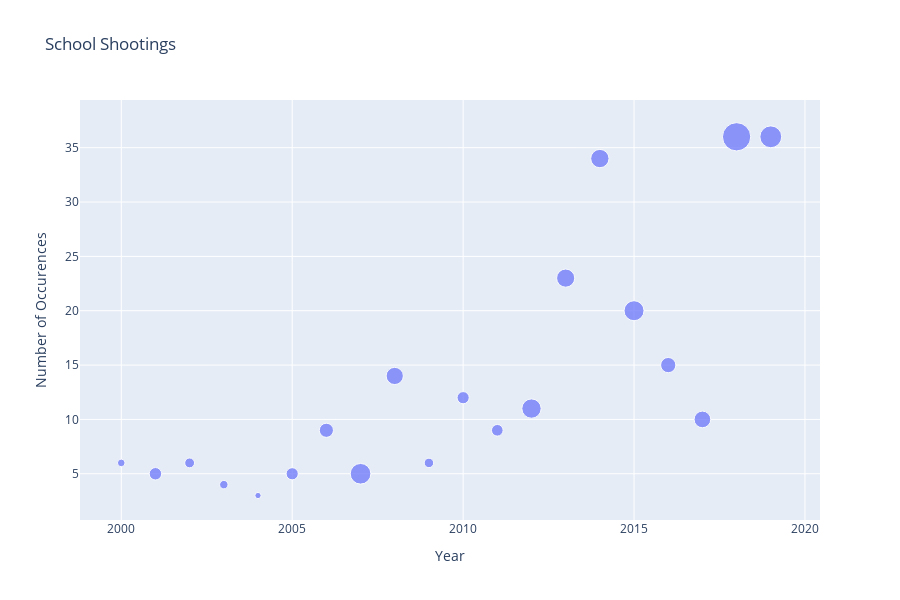

The notebook cell this image was saved under:
### Markdown cell above
### Visualizing our dataframe
We can now plot our relevant data to find potential correlation between several different factors. We want to see if the graphs show us any signifance in terms of the relationship between the x and y axis that we choose for each plot.

### Code cell
def plot_data(data):
    count = [0]*20
    years = [2000, 2001, 2002, 2003, 2004, 2005, 2006, 2007, 2008, 2009, \
             2010, 2011, 2012, 2013, 2014, 2015, 2016, 2017, 2018, 2019]
    casualties = [0]*20
    for i in range(len(data)):
        row = data.iloc[i]
        count[int(row["Date"].year) % 2000] += 1
        casualties[int(row["Date"].year) % 2000] += (int(row["Deaths"]) + int(row["Injuries"]))
    f = {"Year": years, "Number of Occurences": count, "Number of Deaths and Injuries": casualties}
    d = pd.DataFrame(f)
    fig = px.scatter(d, x="Year", y="Number of Occurences", size="Number of Deaths and Injuries", title="School Shootings")
    return fig
fig = plot_data(masterdf)
fig.update_xaxes(zeroline=False)
fig.update_yaxes(zeroline=False)
fig.show()

### Figure 1 — Plotly figure (JSON) as saved in the notebook; plotly's stock layout.template omitted (floating-point values rounded to 4 significant figures)
{"data": [{"hoverlabel": {"namelength": 0}, "hovertemplate": "Year=%{x}<br>Number of Occurences=%{y}<br>Number of Deaths and Injuries=%{marker.size}", "legendgroup": "", "marker": {"color": "#636efa", "size": [9, 24, 15, 11, 6, 23, 31, 66, 46, 14, 23, 21, 58, 51, 52, 62, 36, 43, 124, 74], "sizemode": "area", "sizeref": 0.31, "symbol": "circle"}, "mode": "markers", "name": "", "showlegend": false, "type": "scatter", "x": [2000, 2001, 2002, 2003, 2004, 2005, 2006, 2007, 2008, 2009, 2010, 2011, 2012, 2013, 2014, 2015, 2016, 2017, 2018, 2019], "xaxis": "x", "y": [6, 5, 6, 4, 3, 5, 9, 5, 14, 6, 12, 9, 11, 23, 34, 20, 15, 10, 36, 36], "yaxis": "y"}], "layout": {"height": 600, "legend": {"itemsizing": "constant", "tracegroupgap": 0}, "title": {"text": "School Shootings"}, "xaxis": {"anchor": "y", "domain": [0, 1], "title": {"text": "Year"}, "zeroline": false}, "yaxis": {"anchor": "x", "domain": [0, 1], "title": {"text": "Number of Occurences"}, "zeroline": false}}}
